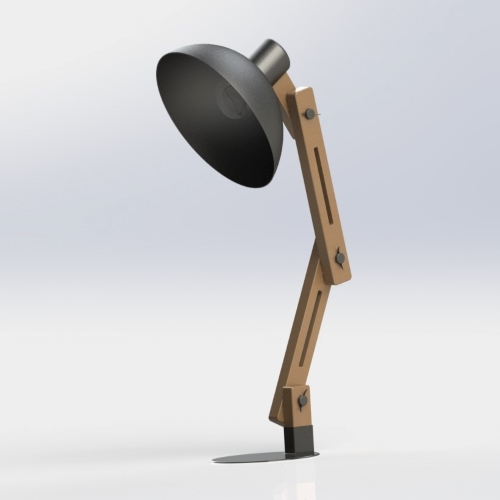
#> input picture Tutorial/Resources/lenaresized.JPG, 500 x 500 px, found by its file name
$ python chapter6.py
#> lines starting #> are read from the running program, lines starting #| are printed output that depends on the picture
import cv2
import numpy as np

img = cv2.imread("Tutorial\Resources\lenaresized.JPG")
#> img is the input picture: shape (500, 500, 3); mean B, G, R 212.8, 210.5, 210.4

###################### STACK IMAGES WITH NUMPY ######################

#-----------------------------> LIMITS <----------------------------#
  # 1- UNABLE TO RESIZE STACKED IMAGES
  # 2- DOES NOT WORK WITH IMAGES OF DIFFERENT COLOR CHANNELS (LEVELS)

#---------------------------> SOLUTIONS <---------------------------#
# BY -> MURTAZA'S WORKSHOP | OPENCV BEGINNER'S COURSE | IN LINK BELOW
# https://www.computervision.zone/courses/learn-opencv-in-3-hours/lesson/chapter-6-joining-images/
# LINK TO VIDEO --> https://www.youtube.com/watch?v=WQeoO7MI0Bs | TIMESTAMP --> 53:00
# CHECH THIS FILE:  Tutorial\chapter6-StackImagesFunction.py

##### np.hstack ##### STACK IMAGES HORIZONTALLY ##### np.hstack #####
horizontally_stacked_image = np.hstack((img, img))
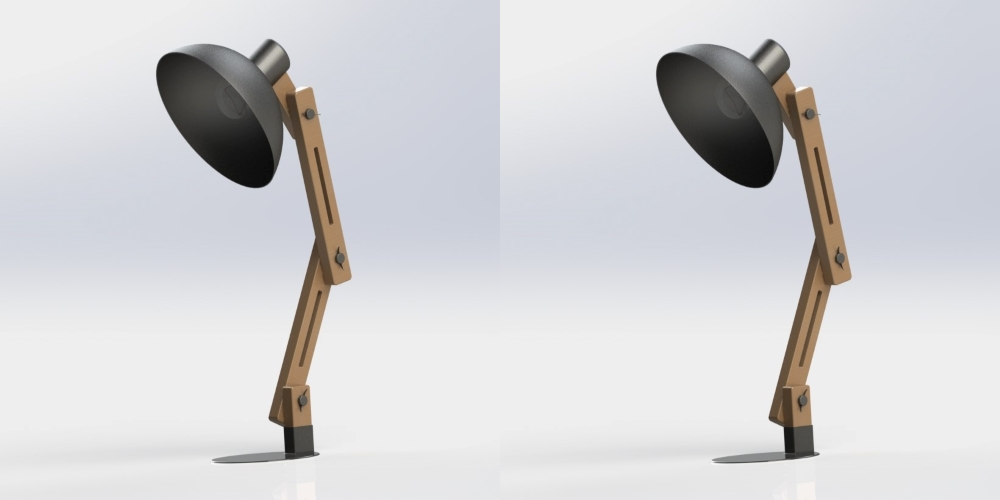
#> horizontally_stacked_image: shape (500, 1000, 3); mean B, G, R 212.8, 210.5, 210.4
                             #      (img, img) = tup --> (img1, img2)
                             #      X AXIS

cv2.imshow("Horizontally Stacked Images", horizontally_stacked_image)
cv2.waitKey(0)

##### np.vstack ###### STACK IMAGES VERTICALLY ###### np.vstack #####
vertically_stacked_image = np.vstack((img, img))
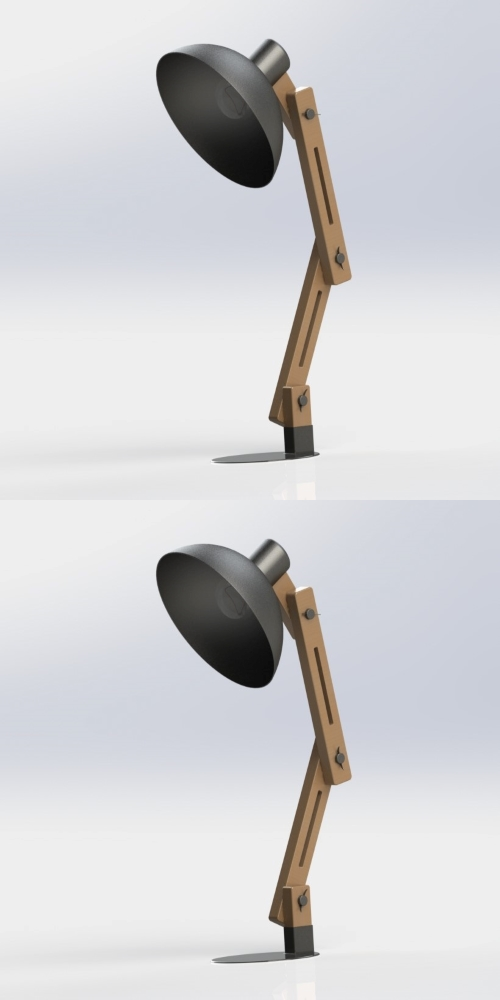
#> vertically_stacked_image: shape (1000, 500, 3); mean B, G, R 212.8, 210.5, 210.4
                             #      (img, img) = tup --> (img1, img2)
                             #      Y AXIS

cv2.imshow("Vertically Stacked Images", vertically_stacked_image)
cv2.waitKey(0)
